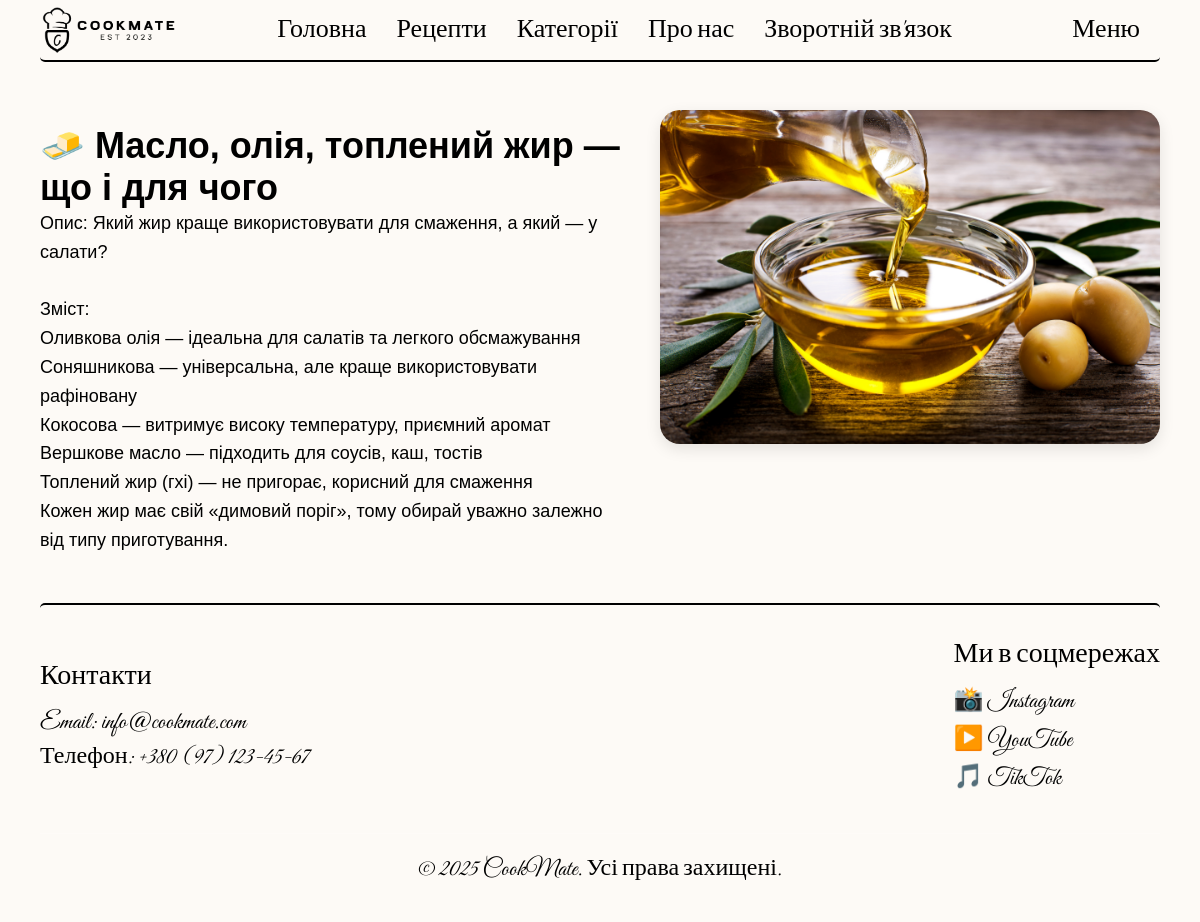
The app's page /recipes/post.php?id=6 with its own data.
### tables this page shows
CREATE TABLE `post` (
  `id` int NOT NULL,
  `image` varchar(128) NOT NULL,
  `title` varchar(128) NOT NULL,
  `description` text NOT NULL
);

### recipes/app/database/db.php (called while the page is built, shortened)
<?php
require('connect.php');
function dbCheckError($query){
    $errInfo = $query->errorInfo();
    return true;
}
function selectOne($table, $params = []){
    global $pdo;
    $sql = "SELECT * FROM $table";
    if (!empty($params)){
        $i = 0;
        foreach ($params as $key => $value){
            if ($i === 0){
                $sql = $sql . " WHERE $key = $value";
            }else{
                $sql = $sql . " AND $key = $value";
            }
            $i++;
        }
    }
    $query = $pdo->prepare($sql);
    $query->execute();
    return $query->fetch();
}

### recipes/post.php (the view, shortened to what this page needs)
<?php
$id = $_GET['id'];
$post = selectOne('post', ['id' => $id]);
?>
<!DOCTYPE html>
<html lang="en">
<head>
    <link rel="stylesheet" href="./assets/css/styles.css">
</head>
<body>
    <?php include("app/include/header.php"); ?>
    <div class="single-recipe-container container">
        <div class="recipe-content-block">
            <h1 class="recipe-title"><?= htmlspecialchars($post['title']) ?></h1>
            <p class="recipe-description"><?= htmlspecialchars($post['description']) ?></p>
        </div>
        <div class="recipe-image-block">
            <img src="./assets/img/posts/<?= $post['image'] ?>" alt="Зображення рецепту">
        </div>
    </div>
    <?php include("app/include/footer.php"); ?>
</body>
</html>

### recipes/assets/css/styles.css (style rules this page uses)
* { margin: 0; padding: 0; font-weight: 400; text-decoration: none; color: white; font-family: "Montserrat", sans-serif; font-optical-sizing: auto; font-weight: 500; font-style: normal; text-decoration: none; }
body { background-color: #fdfaf6; color: black; }
html { scroll-behavior: smooth; }
.container { max-width: 1120px; margin: 0 auto; }
.single-recipe-container { display: flex; justify-content: center; align-items: flex-start; gap: 2rem; padding: 3rem 0; margin: 0 auto; color: black; }
.recipe-image-block img { max-width: 500px; height: auto; border-radius: 20px; box-shadow: 0 5px 15px rgba(0, 0, 0, 0.1); }
.recipe-content-block { flex: 1; color: #000; font-family: "Arial", sans-serif; }
.recipe-title { font-size: 36px; margin-bottom: 1rem; font-weight: bold; color: black; }
.recipe-description { font-size: 18px; line-height: 1.6; white-space: pre-wrap; color: black; }
.container h1 { color: black; margin: 15px 0 0; }

### records on screen
post: title "🧈 Масло, олія, топлений жир — що і для чого", description "Опис: Який жир краще використовувати для смаження, а який — у салати? Зміст: Оливкова олія — ідеальна для салатів та легкого обсмажування Соняшникова — універсальна, але краще використовувати рафіновану Кокосова — витримує високу температуру, приємний аромат Вершкове масло — підходить для соусів, каш, тостів Топлений жир (гхі) — не пригорає, корисний для смаження Кожен жир має свій «димовий поріг», тому обирай уважно залежно від типу приготування.", image (picture)
